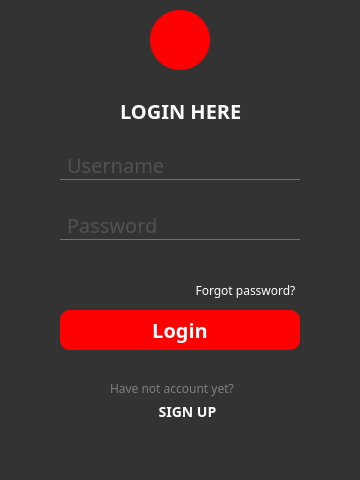
<?xml version="1.0" encoding="UTF-8"?>
<ui version="4.0">
 <class>loginform</class>
 <widget class="QWidget" name="loginform">
  <property name="geometry">
   <rect>
    <x>0</x>
    <y>0</y>
    <width>360</width>
    <height>480</height>
   </rect>
  </property>
  <property name="font">
   <font>
    <family>century gothic</family>
    <pointsize>-1</pointsize>
    <bold>true</bold>
   </font>
  </property>
  <property name="windowTitle">
   <string>Login</string>
  </property>
  <property name="autoFillBackground">
   <bool>false</bool>
  </property>
  <property name="styleSheet">
   <string notr="true">*{
	font-family: century gothic;
	font-size: 20px;
}

#loginform{
	background-image: url(:/bg-01.jpg);
 	border: none;
}

QFrame{
	background: #333;
 	border-radius: 10px;
}

#login_btn{
	background: red;
	color: white;
}

#login_btn:hover{
	background-color: #00FFFF;
	color: red;
	border: none;
}

QLineEdit{
	background: transparent;
	border: none;
	color: #717072;
	border-bottom: 1px solid #707172;
	border-radius: 0px;
}

#Back_btn{
	border: none;
	background: transparent;
	color: white;
}

#label_2{
	color: #808080;
	font-size:12px;
}

#Register{
	color: white;
	font-size: 14px;
	background: #333;
	border: none;
}

#forgot{
	font-size: 12px;
	color: white;
	background: transparent;
	border: none;
}

#img{
	background: transparent;
}

#show_password{
	background: transparent;
	border: none;
}

#warning_username, #warning_password{
	font-size: 9px;
	padding-left: 5px;
	color: red;
	font-weight: bold;
	text-align: left;
}
</string>
  </property>
  <widget class="QFrame" name="frame">
   <property name="geometry">
    <rect>
     <x>30</x>
     <y>40</y>
     <width>300</width>
     <height>400</height>
    </rect>
   </property>
   <property name="styleSheet">
    <string notr="true"/>
   </property>
   <property name="frameShape">
    <enum>QFrame::StyledPanel</enum>
   </property>
   <property name="frameShadow">
    <enum>QFrame::Raised</enum>
   </property>
   <widget class="QLabel" name="label">
    <property name="geometry">
     <rect>
      <x>90</x>
      <y>50</y>
      <width>121</width>
      <height>41</height>
     </rect>
    </property>
    <property name="font">
     <font>
      <family>century gothic</family>
      <pointsize>-1</pointsize>
      <bold>true</bold>
     </font>
    </property>
    <property name="styleSheet">
     <string notr="true">color: white;
text-align: center;
background: transparent;</string>
    </property>
    <property name="text">
     <string>LOGIN HERE</string>
    </property>
   </widget>
   <widget class="QPushButton" name="login_btn">
    <property name="geometry">
     <rect>
      <x>30</x>
      <y>270</y>
      <width>240</width>
      <height>40</height>
     </rect>
    </property>
    <property name="font">
     <font>
      <family>century gothic</family>
      <pointsize>-1</pointsize>
      <bold>true</bold>
     </font>
    </property>
    <property name="styleSheet">
     <string notr="true">border: none;
border-radius: 10px;</string>
    </property>
    <property name="text">
     <string>Login</string>
    </property>
   </widget>
   <widget class="QLineEdit" name="username">
    <property name="geometry">
     <rect>
      <x>30</x>
      <y>110</y>
      <width>240</width>
      <height>30</height>
     </rect>
    </property>
    <property name="styleSheet">
     <string notr="true">padding-left: 5px;</string>
    </property>
    <property name="inputMask">
     <string/>
    </property>
    <property name="text">
     <string extracomment="Username"/>
    </property>
    <property name="cursorPosition">
     <number>0</number>
    </property>
    <property name="placeholderText">
     <string notr="true">Username</string>
    </property>
    <property name="clearButtonEnabled">
     <bool>true</bool>
    </property>
   </widget>
   <widget class="QLineEdit" name="password">
    <property name="geometry">
     <rect>
      <x>30</x>
      <y>170</y>
      <width>240</width>
      <height>30</height>
     </rect>
    </property>
    <property name="focusPolicy">
     <enum>Qt::StrongFocus</enum>
    </property>
    <property name="contextMenuPolicy">
     <enum>Qt::DefaultContextMenu</enum>
    </property>
    <property name="styleSheet">
     <string notr="true">padding-left: 5px;</string>
    </property>
    <property name="inputMethodHints">
     <set>Qt::ImhHiddenText|Qt::ImhNoAutoUppercase|Qt::ImhNoPredictiveText|Qt::ImhSensitiveData</set>
    </property>
    <property name="text">
     <string/>
    </property>
    <property name="frame">
     <bool>false</bool>
    </property>
    <property name="echoMode">
     <enum>QLineEdit::Password</enum>
    </property>
    <property name="placeholderText">
     <string>Password</string>
    </property>
    <property name="clearButtonEnabled">
     <bool>true</bool>
    </property>
   </widget>
   <widget class="QPushButton" name="forgot">
    <property name="geometry">
     <rect>
      <x>160</x>
      <y>240</y>
      <width>111</width>
      <height>21</height>
     </rect>
    </property>
    <property name="styleSheet">
     <string notr="true"/>
    </property>
    <property name="text">
     <string>Forgot password?</string>
    </property>
   </widget>
   <widget class="QLabel" name="label_2">
    <property name="geometry">
     <rect>
      <x>80</x>
      <y>340</y>
      <width>141</width>
      <height>16</height>
     </rect>
    </property>
    <property name="text">
     <string>Have not account yet?</string>
    </property>
   </widget>
   <widget class="QPushButton" name="Register">
    <property name="geometry">
     <rect>
      <x>120</x>
      <y>360</y>
      <width>75</width>
      <height>24</height>
     </rect>
    </property>
    <property name="font">
     <font>
      <family>century gothic</family>
      <pointsize>-1</pointsize>
      <bold>true</bold>
     </font>
    </property>
    <property name="text">
     <string>SIGN UP</string>
    </property>
   </widget>
   <widget class="QPushButton" name="show_password">
    <property name="geometry">
     <rect>
      <x>270</x>
      <y>170</y>
      <width>30</width>
      <height>30</height>
     </rect>
    </property>
    <property name="text">
     <string/>
    </property>
    <property name="icon">
     <iconset resource="Resource/user_icon.qrc">
      <normaloff>:/hide-password.svg</normaloff>:/hide-password.svg</iconset>
    </property>
   </widget>
   <widget class="QLabel" name="warning_username">
    <property name="geometry">
     <rect>
      <x>30</x>
      <y>140</y>
      <width>240</width>
      <height>16</height>
     </rect>
    </property>
    <property name="text">
     <string/>
    </property>
   </widget>
   <widget class="QLabel" name="warning_password">
    <property name="geometry">
     <rect>
      <x>30</x>
      <y>200</y>
      <width>240</width>
      <height>16</height>
     </rect>
    </property>
    <property name="text">
     <string/>
    </property>
   </widget>
  </widget>
  <widget class="QPushButton" name="pushButton">
   <property name="geometry">
    <rect>
     <x>150</x>
     <y>10</y>
     <width>60</width>
     <height>60</height>
    </rect>
   </property>
   <property name="styleSheet">
    <string notr="true">background: transparent;
border-radius: 30px;
background: red;</string>
   </property>
   <property name="text">
    <string/>
   </property>
   <property name="icon">
    <iconset resource="Resource/user_icon.qrc">
     <normaloff>:/user-regular.svg</normaloff>:/user-regular.svg</iconset>
   </property>
   <property name="iconSize">
    <size>
     <width>30</width>
     <height>30</height>
    </size>
   </property>
  </widget>
  <widget class="QPushButton" name="Back_btn">
   <property name="geometry">
    <rect>
     <x>0</x>
     <y>10</y>
     <width>51</width>
     <height>16</height>
    </rect>
   </property>
   <property name="font">
    <font>
     <family>century gothic</family>
     <pointsize>-1</pointsize>
     <bold>true</bold>
    </font>
   </property>
   <property name="styleSheet">
    <string notr="true">color: black;</string>
   </property>
   <property name="text">
    <string/>
   </property>
   <property name="icon">
    <iconset resource="Resource/user_icon.qrc">
     <normaloff>:/arrow-left-solid.svg</normaloff>:/arrow-left-solid.svg</iconset>
   </property>
   <property name="iconSize">
    <size>
     <width>50</width>
     <height>30</height>
    </size>
   </property>
  </widget>
  <widget class="QFrame" name="frame_2">
   <property name="geometry">
    <rect>
     <x>0</x>
     <y>0</y>
     <width>360</width>
     <height>480</height>
    </rect>
   </property>
   <property name="styleSheet">
    <string notr="true">border-radius: 0px;
background-image: url(:/bg-01.jpg);</string>
   </property>
   <property name="frameShape">
    <enum>QFrame::StyledPanel</enum>
   </property>
   <property name="frameShadow">
    <enum>QFrame::Raised</enum>
   </property>
  </widget>
  <zorder>frame_2</zorder>
  <zorder>frame</zorder>
  <zorder>pushButton</zorder>
  <zorder>Back_btn</zorder>
 </widget>
 <resources>
  <include location="Resource/user_icon.qrc"/>
 </resources>
 <connections/>
</ui>
